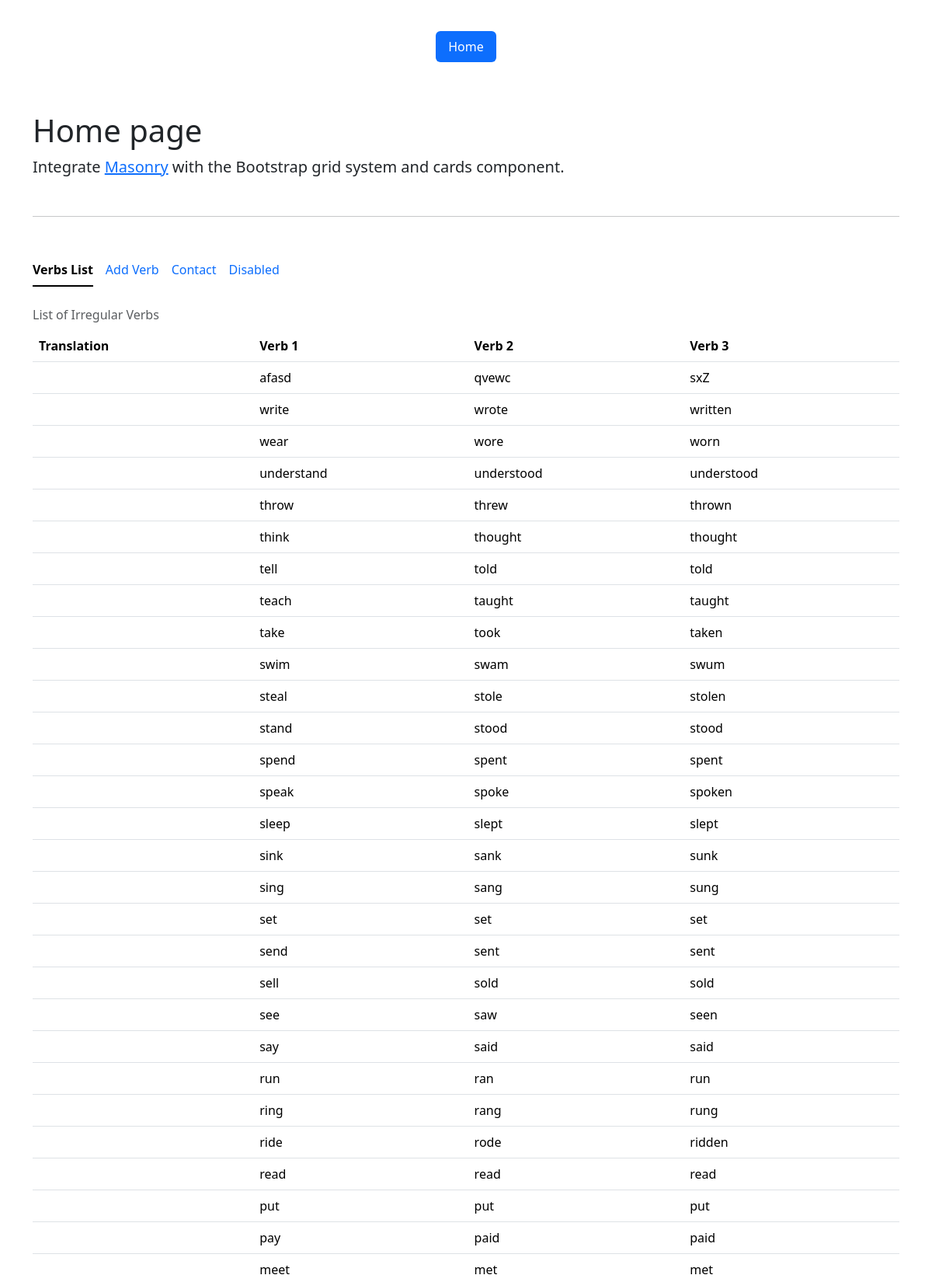
/index (upper part), run on the app's committed database.
### tables this page shows
CREATE TABLE irregular_verbs (
                treanslation TEXT NOT NULL,
                verb1 TEXT NOT NULL PRIMARY KEY,
                verb2 TEXT NOT NULL,
                verb3 TEXT NOT NULL
        );

### flask_db_app.py (the view)
@app.route('/')
@app.route('/index')
def index():
    db = get_db()
    dbase = FBG_Provider(db)
    rows = dbase.getMenu()
    rows.reverse()
    return render_template(
        'index_db_page.html',
        cp=CONFIG_PROVIDER,
        title_name='Home',
        rows=rows
    )

### flask_db_app.py (called while the page is built)
def connect_db():
    conn = sqlite3.connect(app.config['DATABASE'])
    conn.row_factory = sqlite3.Row
    return conn

def get_db():
    if not hasattr(g, 'link_db'):
        g.link_db = connect_db()
    return g.link_db

### flask_db_provider.py (called while the page is built)
    def getMenu(self):
        sql_cmd = '''SELECT * FROM irregular_verbs'''
        try:
            self.__cur.execute(sql_cmd)
            res = self.__cur.fetchall()
            if res:
                return res
        except:
            print('Error: wrong sql querry')
        return []

### templates/index_db_page.html (shortened to what this page needs)
{% extends "base.html" %}
{% block content %}
<main class="container py-5">
		<h1>Home page</h1>
		<p class="lead">Integrate <a href="https://masonry.desandro.com/">Masonry</a> with the Bootstrap grid system and cards component.</p>
		<hr class="my-5">
    <ul class="nav nav-underline mb-3" id="pills-tab" role="tablist">
      <li class="nav-item" role="presentation">
        <button class="nav-link active" id="pills-home-tab" data-bs-toggle="pill" data-bs-target="#pills-home" type="button" role="tab" aria-controls="pills-home" aria-selected="true">Verbs List</button>
      </li>
      <li class="nav-item" role="presentation">
        <button class="nav-link" id="pills-profile-tab" data-bs-toggle="pill" data-bs-target="#pills-profile" type="button" role="tab" aria-controls="pills-profile" aria-selected="false">Add Verb</button>
      </li>
      <li class="nav-item" role="presentation">
        <button class="nav-link" id="pills-contact-tab" data-bs-toggle="pill" data-bs-target="#pills-contact" type="button" role="tab" aria-controls="pills-contact" aria-selected="false">Contact</button>
      </li>
      <li class="nav-item" role="presentation">
        <button class="nav-link" id="pills-disabled-tab" data-bs-toggle="pill" data-bs-target="#pills-disabled" type="button" role="tab" aria-controls="pills-disabled" aria-selected="false">Disabled</button>
      </li>
    </ul>
    <div class="tab-content" id="pills-tabContent">
      <div class="tab-pane fade show active" id="pills-home" role="tabpanel" aria-labelledby="pills-home-tab" tabindex="0">
        <table class="table caption-top table-hover">
          <caption>List of Irregular Verbs</caption>
          <thead>
            <tr>
            <th scope="col">Translation</th>
            <th scope="col">Verb 1</th>
            <th scope="col">Verb 2</th>
            <th scope="col">Verb 3</th>
            </tr>
          </thead>
          <tbody>
            {% for row in rows %}
            <tr>
            <th scope="row">{{ row['translation'] }}</th>
            <td>{{ row['verb1'] }}</td>
            <td>{{ row['verb2'] }}</td>
            <td>{{ row['verb3'] }}</td>
            </tr>
            {% endfor %}
          </tbody>
        </table>
      </div>
    </div>
	</main>
{% endblock %}

### templates/base.html
{% import 'common_maros.j2' as common %}
<!doctype html>
<html lang="en" data-bs-theme="auto">
  {% include 'header.j2' %}
  <body class="d-flex align-items-center py-4">
    <div class="container">
      <div class="col">
        <div class="row">
          <header class="d-flex justify-content-center py-3">
            {{ common.create_navbar(cp.nav_links, title_name) }}
          </header>
        </div>
        <div class="row">
            {% block content %}
            {% endblock %}
        </div>
      </div>
    </div>
  </body>
  {% include 'footer.j2' %}
</html>

### templates/common_maros.j2
{% macro create_navbar ( nav_links, title_name ) -%}
  <ul class="nav nav-pills">
  {% for btn in nav_links -%}
    {% if title_name == btn['name'] -%}
      <li class="nav-item"><a href="{{ btn['link'] }}" class="nav-link active" aria-current="page">{{ btn['name'] }}</a></li>
		{% else -%}
      <li class="nav-item"><a href="{{ btn['link'] }}" class="nav-link">{{ btn['name'] }}</a></li>
		{% endif -%}
  {% endfor -%}
  </ul>
{% endmacro %}

### templates/header.j2 (shortened to what this page needs)
  <head>
    <link rel="stylesheet" href="https://cdn.jsdelivr.net/npm/bootstrap@5.3.2/dist/css/bootstrap.min.css">
    <link rel="stylesheet" href="{{ url_for('static', filename='css/styles.css') }}">
  </head>

### templates/footer.j2 (shortened to what this page needs)
    <link rel="stylesheet" href="{{ url_for('static', filename='js/scripts.js') }}">

### data on the page
irregular_verbs: verb1 "afasd", verb2 "qvewc", verb3 "sxZ"
irregular_verbs: verb1 "write", verb2 "wrote", verb3 "written"
irregular_verbs: verb1 "wear", verb2 "wore", verb3 "worn"
irregular_verbs: verb1 "understand", verb2 "understood", verb3 "understood"
irregular_verbs: verb1 "throw", verb2 "threw", verb3 "thrown"
irregular_verbs: verb1 "think", verb2 "thought", verb3 "thought"
irregular_verbs: verb1 "tell", verb2 "told", verb3 "told"
irregular_verbs: verb1 "teach", verb2 "taught", verb3 "taught"
irregular_verbs: verb1 "take", verb2 "took", verb3 "taken"
irregular_verbs: verb1 "swim", verb2 "swam", verb3 "swum"
irregular_verbs: verb1 "steal", verb2 "stole", verb3 "stolen"
irregular_verbs: verb1 "stand", verb2 "stood", verb3 "stood"
irregular_verbs: verb1 "spend", verb2 "spent", verb3 "spent"
irregular_verbs: verb1 "speak", verb2 "spoke", verb3 "spoken"
irregular_verbs: verb1 "sleep", verb2 "slept", verb3 "slept"
irregular_verbs: verb1 "sink", verb2 "sank", verb3 "sunk"
irregular_verbs: verb1 "sing", verb2 "sang", verb3 "sung"
irregular_verbs: verb1 "set", verb2 "set", verb3 "set"
irregular_verbs: verb1 "send", verb2 "sent", verb3 "sent"
irregular_verbs: verb1 "sell", verb2 "sold", verb3 "sold"
irregular_verbs: verb1 "see", verb2 "saw", verb3 "seen"
irregular_verbs: verb1 "say", verb2 "said", verb3 "said"
irregular_verbs: verb1 "run", verb2 "ran", verb3 "run"
irregular_verbs: verb1 "ring", verb2 "rang", verb3 "rung"
irregular_verbs: verb1 "ride", verb2 "rode", verb3 "ridden"
irregular_verbs: verb1 "read", verb2 "read", verb3 "read"
irregular_verbs: verb1 "put", verb2 "put", verb3 "put"
irregular_verbs: verb1 "pay", verb2 "paid", verb3 "paid"
irregular_verbs: verb1 "meet", verb2 "met", verb3 "met"

### other printed values
{{ btn['name'] }} "Home"
